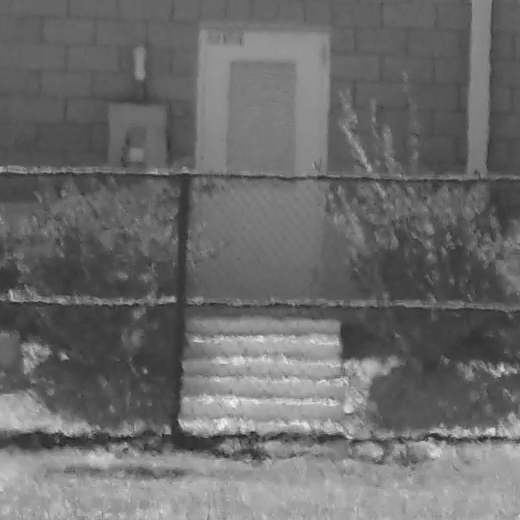
#> input picture data/png_data/Door_028.png, 520 x 520 px; its folder holds 4 pictures in this run
$ python video.py
#> lines starting #> are read from the running program, lines starting #| are printed output that depends on the picture
### utils/python/axis_hex.py
import numpy as np

def write_axi_stream_hex(filename, data_array, data_width_bits):
    # Ensure we are working with a flat array
    flat_data = data_array.flatten()

    # Determine how many bits each element in the NumPy array uses
    # itemsize is bytes, so * 8 = bits
    element_width_bits = flat_data.dtype.itemsize * 8

    if data_width_bits % element_width_bits != 0:
        raise ValueError(f"Bus width ({data_width_bits}) must be a multiple of element width ({element_width_bits})")

    elements_per_beat = data_width_bits // element_width_bits

    # Padding logic: Ensure the total number of elements fits perfectly into beats
    remainder = len(flat_data) % elements_per_beat
    if remainder != 0:
        pad_width = elements_per_beat - remainder
        flat_data = np.pad(flat_data, (0, pad_width), mode='constant', constant_values=0)

    total_beats = len(flat_data) // elements_per_beat
    hex_chars_per_element = element_width_bits // 4

    # Bitmask for handling signed numbers (e.g., 0xFF for 8-bit, 0xFFFF for 16-bit)
    mask = (1 << element_width_bits) - 1

    with open(filename, 'w') as f:
        for i in range(0, len(flat_data), elements_per_beat):
            chunk = flat_data[i : i + elements_per_beat]

            # Logic Breakdown:
            # 1. (x & mask): Converts signed negative to 2's complement bit pattern
            # 2. fmt.format: Converts to hex string
            # 3. reversed: Packs chunk[0] into LSB (rightmost in array, leftmost in hex? No.)
            #    In AXI, TDATA[7:0] is the first element.
            #    In hex files, the RIGHTMOST chars are the LSB.
            #    So, for element 0 at LSB, element 0 must be at the END of the string.

            hex_string = "".join(f"{ (x & mask) :0{hex_chars_per_element}X}" for x in reversed(chunk))
            f.write(hex_string + "\n")

    return total_beats

### utils/python/video.py
from axis_hex import write_axi_stream_hex
import glob
import numpy as np
from PIL import Image

INPUT_DIM = 520
OUTPUT_DIM = 512

def parse_video(input_folder):
#> called with input_folder = '../../data/png_data'
    image_files = sorted(glob.glob(f"{input_folder}/*.png"))

    for i, file in enumerate(image_files):
        image = np.array(Image.open(file))
#> image is the input picture: shape (520, 520); min 31, max 250, mean 107.8

        # Crop from center (removes 4 pixels from each side)
        start = (INPUT_DIM - OUTPUT_DIM) // 2
        cropped = image[start:start+OUTPUT_DIM, start:start+OUTPUT_DIM]
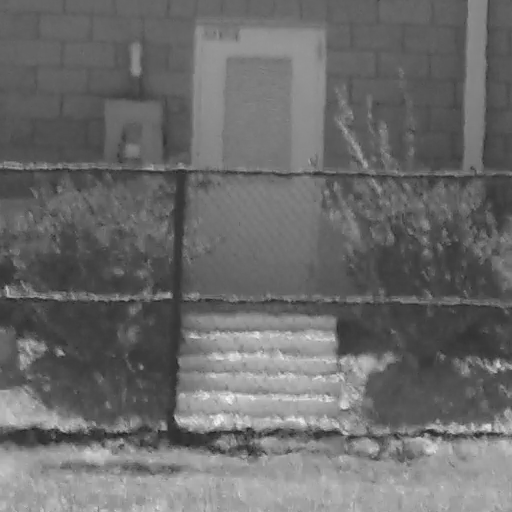
#> cropped: shape (512, 512); min 31, max 250, mean 107.5

        write_axi_stream_hex(
            f"../../data/hex_data/hex_img_{i:03d}",
            cropped,
            128
        )
#> in write_axi_stream_hex, `remainder = len(flat_data) % elements_per_beat`: remainder = 0
#> in write_axi_stream_hex, `total_beats = len(flat_data) // elements_per_beat`: total_beats = 16384
#> the loop in write_axi_stream_hex, `for i in range(0, len(flat_data), elements_per_beat):` made 16384 passes
#> i on passes 2 to 4: 16, 32, 48
#> pass 2 of the loop in parse_video, `for i, file in enumerate(image_files):`:
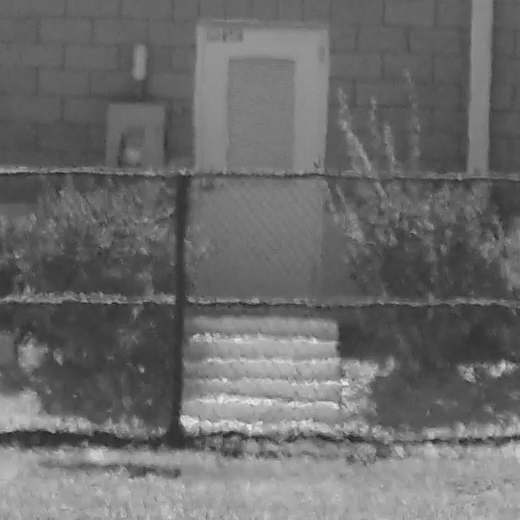
#> input picture data/png_data/Door_047.png, 520 x 520 px
#> in parse_video, image is the input picture: shape (520, 520); min 33, max 244, mean 107.8
#> in parse_video, `cropped = image[start:start+OUTPUT_DIM, start:start+OUTPUT_DIM]`:
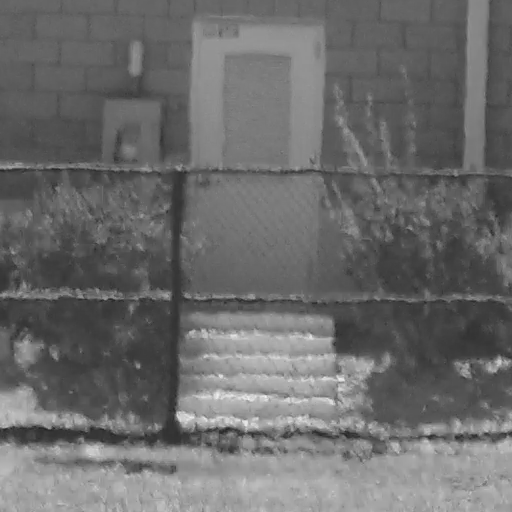
#> cropped: shape (512, 512); min 33, max 244, mean 107.6
#> the loop in write_axi_stream_hex (call 2), `for i in range(0, len(flat_data), elements_per_beat):` made 16384 passes
#> pass 3 of the loop in parse_video, `for i, file in enumerate(image_files):`:
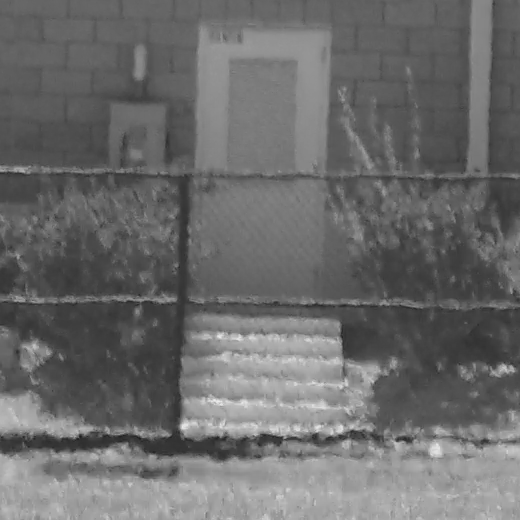
#> input picture data/png_data/Door_103.png, 520 x 520 px
#> in parse_video, image is the input picture: shape (520, 520); min 30, max 235, mean 107.3
#> in parse_video, `cropped = image[start:start+OUTPUT_DIM, start:start+OUTPUT_DIM]`:
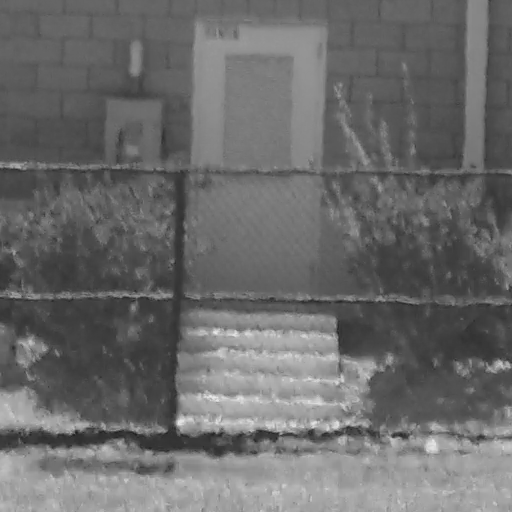
#> cropped: shape (512, 512); min 30, max 235, mean 107
#> the loop made 4 passes; the first 3 are shown

parse_video("../../data/png_data")
